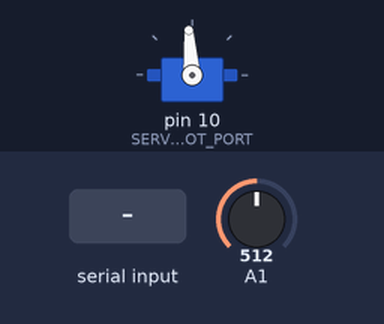
The sketch below on a simulated Arduino Uno, built with avr-gcc and run on an emulated ATmega328P. On the bench: servo. The inputs (shaded band) are chosen by the test bench; at power-on: A1 = 512. What the sketch prints to the serial monitor is not drawn.

Above: at 2.0 s.
2.1 s: "1" received over Serial
At 3.8 s:
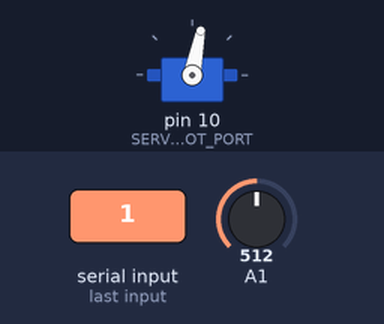
Timing chart, 0 to 11.1 s (numbered marks = the images above; inputs shaded):
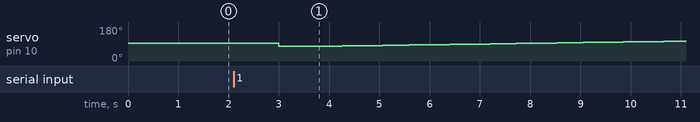

Measured:
- after the input at 2.1 s, servo on pin 10 (SERVO_ROT_PORT): 94° → 79° after 0.90 s, → 80° 1.3 s later, → 81° 0.27 s later, → 82° 0.27 s later, … (27 changes in this stretch)

The sketch:

Scan2D.ino
```cpp
#include <Servo.h>

//define constants
const int SERVO_ROT_PORT = 10;
Servo servoRot;
int posRot = 0;
int rotAmt = 15;
int rotDelta = 1;
int centerRot = 94;

float distance;

boolean ran; //use to stop running after first run through

void setup() {
  Serial.begin(9600);
  pinMode(A1, INPUT);
  servoRot.attach(SERVO_ROT_PORT);
  ran = false;
}

void loop() {
//start directly facing test piece
servoRot.write(centerRot);
delay(1000);

//only run if received signal from reading script
if (Serial.available() > 0 && !ran){
    ran = true; //ensure it doesn't run again without reset
  } else {
    return;
  }

//go to initial position and give extra time to go there in case sensor was far away
servoRot.write(centerRot - rotAmt);
delay(1000);

  for (posRot = centerRot - rotAmt; posRot <= centerRot + rotAmt; posRot += rotDelta) {
    servoRot.write(posRot);
    delay(250);
    distance = 9999;
    //get minimum of 5 readings
    for (int i = 0; i < 5; i++) {
        distance = min(analogRead(A1), distance);
        delay(2);
    }
    //send data to python script
    Serial.println(String(posRot - centerRot) + ' ' + String(map(distance, 0, 1023, 0, 500)));
    delay(5);
  }
}
```
